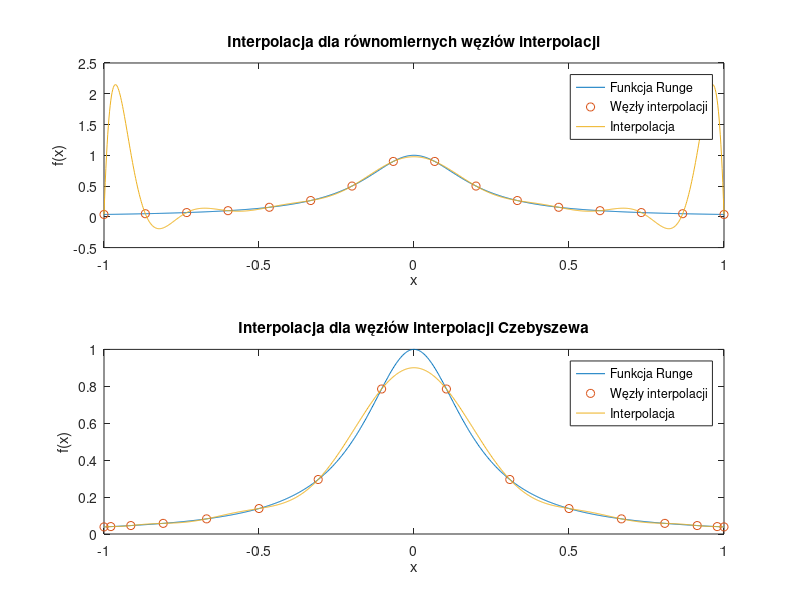

Here is the MATLAB script that generated this plot:
function [nodes_Chebyshev, V, V2, original_Runge, interpolated_Runge, interpolated_Runge_Chebyshev] = zadanie2()
    % nodes_Chebyshev - wektor wierszowy zawierający N=16 węzłów Czebyszewa drugiego rodzaju
    % V - macierz Vandermonde obliczona dla 16 węzłów interpolacji rozmieszczonych równomiernie w przedziale [-1,1]
    % V2 - macierz Vandermonde obliczona dla węzłów interpolacji zdefiniowanych w wektorze nodes_Chebyshev
    % original_Runge - wektor wierszowy zawierający wartości funkcji Runge dla wektora x_fine=linspace(-1, 1, 1000)
    % interpolated_Runge - wektor wierszowy wartości funkcji interpolującej określonej dla równomiernie rozmieszczonych węzłów interpolacji
    % interpolated_Runge_Chebyshev - wektor wierszowy wartości funkcji interpolującej wyznaczonej
    %       przy zastosowaniu 16 węzłów Czebyszewa zawartych w nodes_Chebyshev 
    
    N = 16;
    x_fine = linspace(-1, 1, 1000);
    x_coarse = linspace(-1, 1, N);
    nodes_Chebyshev = get_Chebyshev_nodes(N);

    V = vandermonde_matrix(N);
    V2 = vandermonde_matrix(length(nodes_Chebyshev), nodes_Chebyshev);

    original_Runge = 1 ./ (1 + 25 * x_fine.^2);

    y_coarse = 1 ./ (1 + 25 * x_coarse.^2)';
    c_runge = V \ y_coarse;
    interpolated_Runge = polyval(flipud(c_runge), x_fine);

    y_coarse_Chebyshev = 1 ./ (1 + 25 * nodes_Chebyshev.^2)';
    c_runge_Chebyshev = V2 \ y_coarse_Chebyshev;
    interpolated_Runge_Chebyshev = polyval(flipud(c_runge_Chebyshev), x_fine);

    figure;

    subplot(2,1,1);
    plot(x_fine, original_Runge, 'DisplayName', 'Funkcja Runge');
    hold on;
    plot(x_coarse, y_coarse, 'o', 'DisplayName', 'Węzły interpolacji');
    plot(x_fine, interpolated_Runge, 'DisplayName', 'Interpolacja');
    hold off;
    legend('show');
    title('Interpolacja dla równomiernych węzłów interpolacji');
    xlabel('x');
    ylabel('f(x)');
    subplot(2,1,2);
    plot(x_fine, original_Runge, 'DisplayName', 'Funkcja Runge');
    hold on;
    plot(nodes_Chebyshev, y_coarse_Chebyshev, 'o', 'DisplayName', 'Węzły interpolacji');
    plot(x_fine, interpolated_Runge_Chebyshev, 'DisplayName', 'Interpolacja');
    hold off;
    legend('show');
    title('Interpolacja dla węzłów interpolacji Czebyszewa');
    xlabel('x');
    ylabel('f(x)');

    saveas(gcf, 'zadanie2.png');
end

function nodes = get_Chebyshev_nodes(N)
    nodes = cos(((0:N-1)*pi)/(N-1));
end

function V = vandermonde_matrix(N, x_coarse)
    if nargin < 2
        x_coarse = linspace(-1,1,N);
    end
    V = zeros(N);

    for i = 1:N
        V(:,i) = x_coarse.^(i-1);
    end
end
